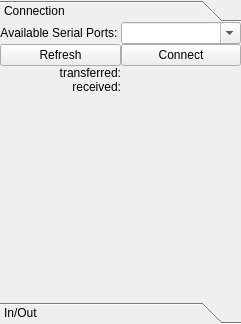
<?xml version="1.0" encoding="UTF-8"?>
<ui version="4.0">
 <class>tab_serial</class>
 <widget class="QWidget" name="tab_serial">
  <property name="geometry">
   <rect>
    <x>0</x>
    <y>0</y>
    <width>241</width>
    <height>324</height>
   </rect>
  </property>
  <property name="windowTitle">
   <string>Form</string>
  </property>
  <layout class="QGridLayout" name="gridLayout">
   <property name="margin">
    <number>0</number>
   </property>
   <property name="spacing">
    <number>0</number>
   </property>
   <item row="0" column="0">
    <layout class="QGridLayout" name="gridLayout_2">
     <property name="spacing">
      <number>1</number>
     </property>
     <item row="0" column="0">
      <widget class="QToolBox" name="toolBox">
       <property name="frameShape">
        <enum>QFrame::NoFrame</enum>
       </property>
       <property name="frameShadow">
        <enum>QFrame::Plain</enum>
       </property>
       <property name="lineWidth">
        <number>0</number>
       </property>
       <property name="currentIndex">
        <number>0</number>
       </property>
       <property name="tabSpacing">
        <number>0</number>
       </property>
       <widget class="QWidget" name="page_serial_connection">
        <property name="geometry">
         <rect>
          <x>0</x>
          <y>0</y>
          <width>239</width>
          <height>280</height>
         </rect>
        </property>
        <attribute name="label">
         <string>Connection</string>
        </attribute>
        <layout class="QGridLayout" name="gridLayout_6">
         <property name="margin">
          <number>0</number>
         </property>
         <property name="spacing">
          <number>0</number>
         </property>
         <item row="3" column="1">
          <layout class="QGridLayout" name="gridLayout_3">
           <property name="leftMargin">
            <number>0</number>
           </property>
           <property name="spacing">
            <number>0</number>
           </property>
           <item row="6" column="1">
            <spacer name="verticalSpacer">
             <property name="orientation">
              <enum>Qt::Vertical</enum>
             </property>
             <property name="sizeHint" stdset="0">
              <size>
               <width>20</width>
               <height>40</height>
              </size>
             </property>
            </spacer>
           </item>
           <item row="3" column="1">
            <layout class="QVBoxLayout" name="verticalLayout_2">
             <item>
              <widget class="QLabel" name="lbl_serial_port">
               <property name="sizePolicy">
                <sizepolicy hsizetype="Maximum" vsizetype="Preferred">
                 <horstretch>0</horstretch>
                 <verstretch>0</verstretch>
                </sizepolicy>
               </property>
               <property name="text">
                <string>Available Serial Ports:</string>
               </property>
               <property name="alignment">
                <set>Qt::AlignCenter</set>
               </property>
              </widget>
             </item>
             <item>
              <widget class="QPushButton" name="btn_serial_refresh">
               <property name="sizePolicy">
                <sizepolicy hsizetype="MinimumExpanding" vsizetype="Fixed">
                 <horstretch>0</horstretch>
                 <verstretch>0</verstretch>
                </sizepolicy>
               </property>
               <property name="text">
                <string>Refresh</string>
               </property>
              </widget>
             </item>
            </layout>
           </item>
           <item row="3" column="2">
            <layout class="QVBoxLayout" name="verticalLayout">
             <item>
              <widget class="QComboBox" name="combo_serialports">
               <property name="sizePolicy">
                <sizepolicy hsizetype="MinimumExpanding" vsizetype="Fixed">
                 <horstretch>0</horstretch>
                 <verstretch>0</verstretch>
                </sizepolicy>
               </property>
               <property name="editable">
                <bool>true</bool>
               </property>
               <property name="insertPolicy">
                <enum>QComboBox::InsertAtTop</enum>
               </property>
               <property name="duplicatesEnabled">
                <bool>false</bool>
               </property>
              </widget>
             </item>
             <item>
              <widget class="QPushButton" name="btn_serial_connect">
               <property name="sizePolicy">
                <sizepolicy hsizetype="MinimumExpanding" vsizetype="Fixed">
                 <horstretch>0</horstretch>
                 <verstretch>0</verstretch>
                </sizepolicy>
               </property>
               <property name="text">
                <string>Connect</string>
               </property>
               <property name="checkable">
                <bool>false</bool>
               </property>
              </widget>
             </item>
            </layout>
           </item>
           <item row="4" column="1">
            <widget class="QLabel" name="lbl_tx">
             <property name="sizePolicy">
              <sizepolicy hsizetype="Minimum" vsizetype="Preferred">
               <horstretch>0</horstretch>
               <verstretch>0</verstretch>
              </sizepolicy>
             </property>
             <property name="text">
              <string>transferred:</string>
             </property>
             <property name="alignment">
              <set>Qt::AlignRight|Qt::AlignTrailing|Qt::AlignVCenter</set>
             </property>
            </widget>
           </item>
           <item row="5" column="1">
            <widget class="QLabel" name="lbl_rx">
             <property name="sizePolicy">
              <sizepolicy hsizetype="Minimum" vsizetype="Preferred">
               <horstretch>0</horstretch>
               <verstretch>0</verstretch>
              </sizepolicy>
             </property>
             <property name="text">
              <string>received:</string>
             </property>
             <property name="alignment">
              <set>Qt::AlignRight|Qt::AlignTrailing|Qt::AlignVCenter</set>
             </property>
            </widget>
           </item>
           <item row="4" column="2">
            <widget class="QLabel" name="lbl_bytes_sent">
             <property name="text">
              <string/>
             </property>
             <property name="alignment">
              <set>Qt::AlignRight|Qt::AlignTrailing|Qt::AlignVCenter</set>
             </property>
            </widget>
           </item>
           <item row="5" column="2">
            <widget class="QLabel" name="lbl_bytes_received">
             <property name="text">
              <string/>
             </property>
             <property name="alignment">
              <set>Qt::AlignRight|Qt::AlignTrailing|Qt::AlignVCenter</set>
             </property>
            </widget>
           </item>
          </layout>
         </item>
        </layout>
       </widget>
       <widget class="QWidget" name="page_objects_IO">
        <property name="geometry">
         <rect>
          <x>0</x>
          <y>0</y>
          <width>239</width>
          <height>280</height>
         </rect>
        </property>
        <attribute name="label">
         <string>In/Out</string>
        </attribute>
        <layout class="QGridLayout" name="gridLayout_7">
         <property name="margin">
          <number>0</number>
         </property>
         <property name="spacing">
          <number>0</number>
         </property>
         <item row="2" column="3">
          <widget class="QPushButton" name="pushButton_8">
           <property name="text">
            <string>Save</string>
           </property>
          </widget>
         </item>
         <item row="2" column="1">
          <widget class="QPushButton" name="pushButton_9">
           <property name="text">
            <string>Open</string>
           </property>
          </widget>
         </item>
         <item row="1" column="1">
          <widget class="QPushButton" name="pushButton_4">
           <property name="text">
            <string>Clone</string>
           </property>
          </widget>
         </item>
         <item row="1" column="3">
          <widget class="QPushButton" name="pushButton_5">
           <property name="text">
            <string>Delete</string>
           </property>
          </widget>
         </item>
         <item row="0" column="1">
          <spacer name="verticalSpacer_3">
           <property name="orientation">
            <enum>Qt::Vertical</enum>
           </property>
           <property name="sizeHint" stdset="0">
            <size>
             <width>20</width>
             <height>40</height>
            </size>
           </property>
          </spacer>
         </item>
        </layout>
       </widget>
      </widget>
     </item>
    </layout>
   </item>
  </layout>
 </widget>
 <resources/>
 <connections/>
</ui>
